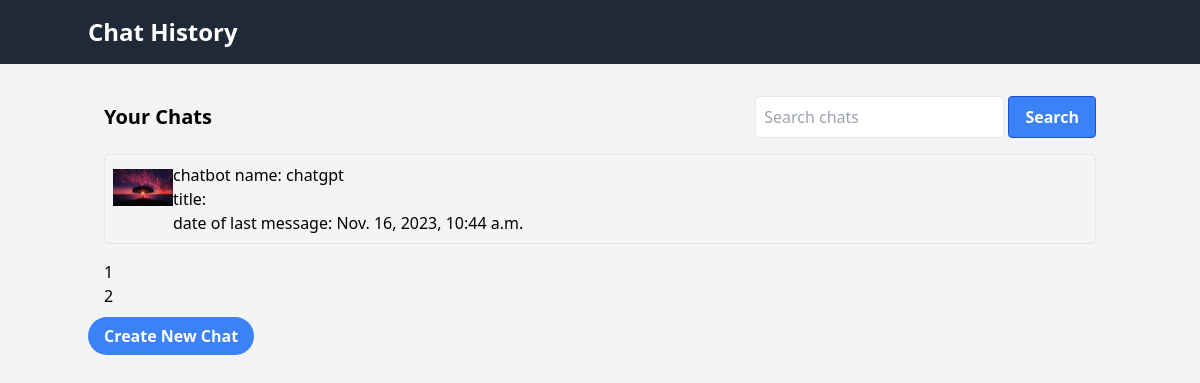
The page /conversations/?page=2 (signed in) on the database its author committed.
### conversations/models.py (models this page shows, shortened)
class Conversation(models.Model):
    user = models.ForeignKey(User, on_delete=models.CASCADE)
    chatbot = models.ForeignKey(Chatbot, on_delete=models.CASCADE)
    title = models.CharField(max_length=200, blank=True)
    last_message_date = models.DateTimeField(auto_now=True)
    class Meta:
        ordering = ['-last_message_date']

### chatbots/models.py (models this page shows, shortened)
class Chatbot(models.Model):
    name = models.CharField(max_length=50, unique=True)
    user = models.ForeignKey(
        settings.AUTH_USER_MODEL,
        on_delete=models.CASCADE,
    )
    description = models.TextField(blank=True)
    custom_prompt = models.TextField(blank=True)
    chatbot_picture = models.ImageField(blank=True, upload_to=chatbot_image_path)
    is_disabled = models.BooleanField(default=False)
    like_count = models.BigIntegerField(default=0)
    dislike_count = models.BigIntegerField(default=0)

### conversations/views.py (the view)
# urls.py: path('', chat_list_view, name="chat_list"),
@login_required
def chat_list_view(request):
    items_per_page = 10
    queryset = Conversation.objects.filter(user=request.user)
    paginator = Paginator(queryset, items_per_page)
    page = request.GET.get('page')
    try:
        chat_list = paginator.page(page)
    except PageNotAnInteger:
        chat_list = paginator.page(1)
    context = {'chat_list': chat_list, 'page_count': range(1, int((queryset.count() - 1) / 10) + 2)}
    return render(request, 'chat-list.html', context)

### conversations/templates/chat-list.html (shortened to what this page needs)
<!DOCTYPE html>
<html lang="en">
<head>
    <link href="https://cdn.jsdelivr.net/npm/tailwindcss@2.2.16/dist/tailwind.min.css" rel="stylesheet">
</head>
<body class="bg-gray-100">
    <header class="bg-gray-800 text-white p-4">
        <div class="container mx-auto">
            <h1 class="text-2xl font-semibold">Chat History</h1>
        </div>
    </header>
    <div class="container mx-auto p-4 mt-4">
        <div class="flex justify-between items-center mb-4">
            <h2 class="text-xl font-semibold">Your Chats</h2>
            <div class="search-box">
                <input type="text" placeholder="Search chats" class="p-2 border rounded">
                <button class="bg-blue-500 hover:bg-blue-700 text-white font-bold py-2 px-4 border border-blue-700 rounded">Search</button>
            </div>
        </div>
        <ul class="chat-list">
            {% for chat in chat_list %}
                <li class="chat-item border rounded p-2 mb-4 hover:bg-gray-100">
                <a href="{% url 'chat_detail' %}?conversation={{ chat.id }}" class="chat-link flex items-center">
                    <div class="chat-avatar" style="width:60px;height:60px;">
                        {% if chat.chatbot.chatbot_picture %}
                            <img src="{{ chat.chatbot.chatbot_picture.url }}" alt="{{ chat.chatbot.name }}">
                        {% else %}
                            <img src="" alt="{{ chat.chatbot.name }}">
                        {% endif %}
                    </div>
                    <div class="chat-details">
                        <h3 class="chat-title">chatbot name: {{ chat.chatbot.name }}</h3>
                        <p class="chat-preview">title: {{ chat.title }}</p>
                        <p class="chat-date">date of last message: {{ chat.last_message_date }}</p>
                    </div>
                </a>
            </li>
            {% endfor %}
        </ul>
        <div class="pagination flex space-x-2">
            <ul>
                {% for i in page_count %}
                    <li><a href="{% url 'chat_list' %}?page={{ i }}">{{ i }}</a></li>
                {% endfor %}
            </ul>
        </div>
    </div>
    <footer>
        <div class="container mx-auto">
            <a href="{% url 'create_chat' %}" class="bg-blue-500 hover:bg-blue-700 text-white font-bold py-2 px-4 rounded-full">Create New Chat</a>
        </div>
    </footer>
</body>
</html>

### rows shown on the page
Conversation: chatbot.chatbot_picture (picture), chatbot.name "chatgpt", last_message_date "Nov. 16, 2023, 10:44 a.m."

### other values the page prints
{{ i }} "1" "2"
